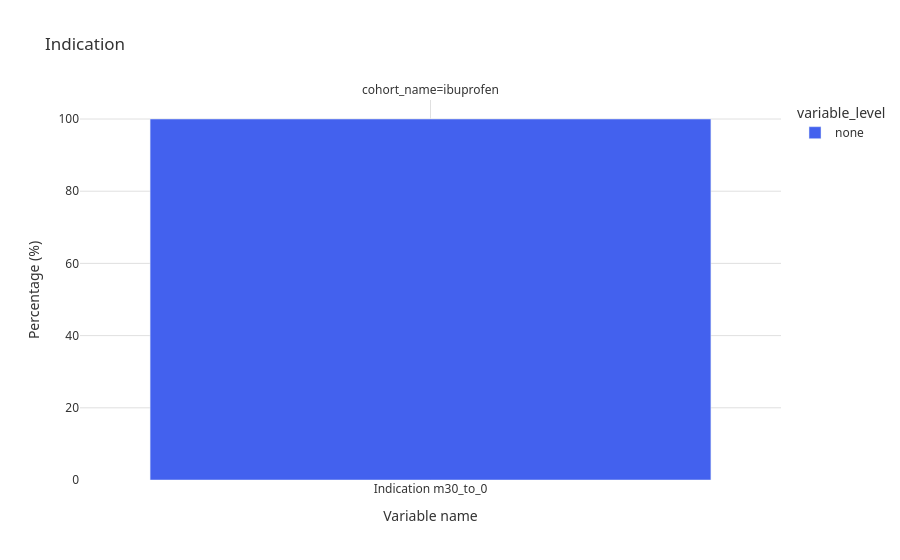

Notebook code for this chart:
### Code cell
plot_indication(sr_indication)

### Figure 1 — Plotly figure (JSON) as saved in the notebook; plotly's stock layout.template omitted (floating-point values rounded to 4 significant figures)
{"data": [{"alignmentgroup": "True", "hovertemplate": "variable_level=none<br>cohort_name=ibuprofen<br>variable_name=%{x}<br>percentage=%{y}<extra></extra>", "legendgroup": "none", "marker": {"color": "#4361ee", "pattern": {"shape": ""}}, "name": "none", "offsetgroup": "none", "orientation": "v", "showlegend": true, "textposition": "auto", "type": "bar", "x": ["Indication m30_to_0"], "xaxis": "x", "y": [100.0], "yaxis": "y"}], "layout": {"annotations": [{"font": {}, "showarrow": false, "text": "cohort_name=ibuprofen", "x": 0.5, "xanchor": "center", "xref": "paper", "y": 1.0, "yanchor": "bottom", "yref": "paper"}], "barmode": "group", "font": {"color": "#333333", "family": "system-ui, -apple-system, sans-serif", "size": 12}, "legend": {"title": {"text": "variable_level"}, "tracegroupgap": 0}, "paper_bgcolor": "#ffffff", "plot_bgcolor": "#ffffff", "showlegend": true, "title": {"text": "Indication"}, "xaxis": {"anchor": "y", "domain": [0.0, 1.0], "gridcolor": "#e0e0e0", "showgrid": true, "title": {"text": "Variable name"}}, "yaxis": {"anchor": "x", "domain": [0.0, 1.0], "gridcolor": "#e0e0e0", "showgrid": true, "title": {"text": "Percentage (%)"}}}}
